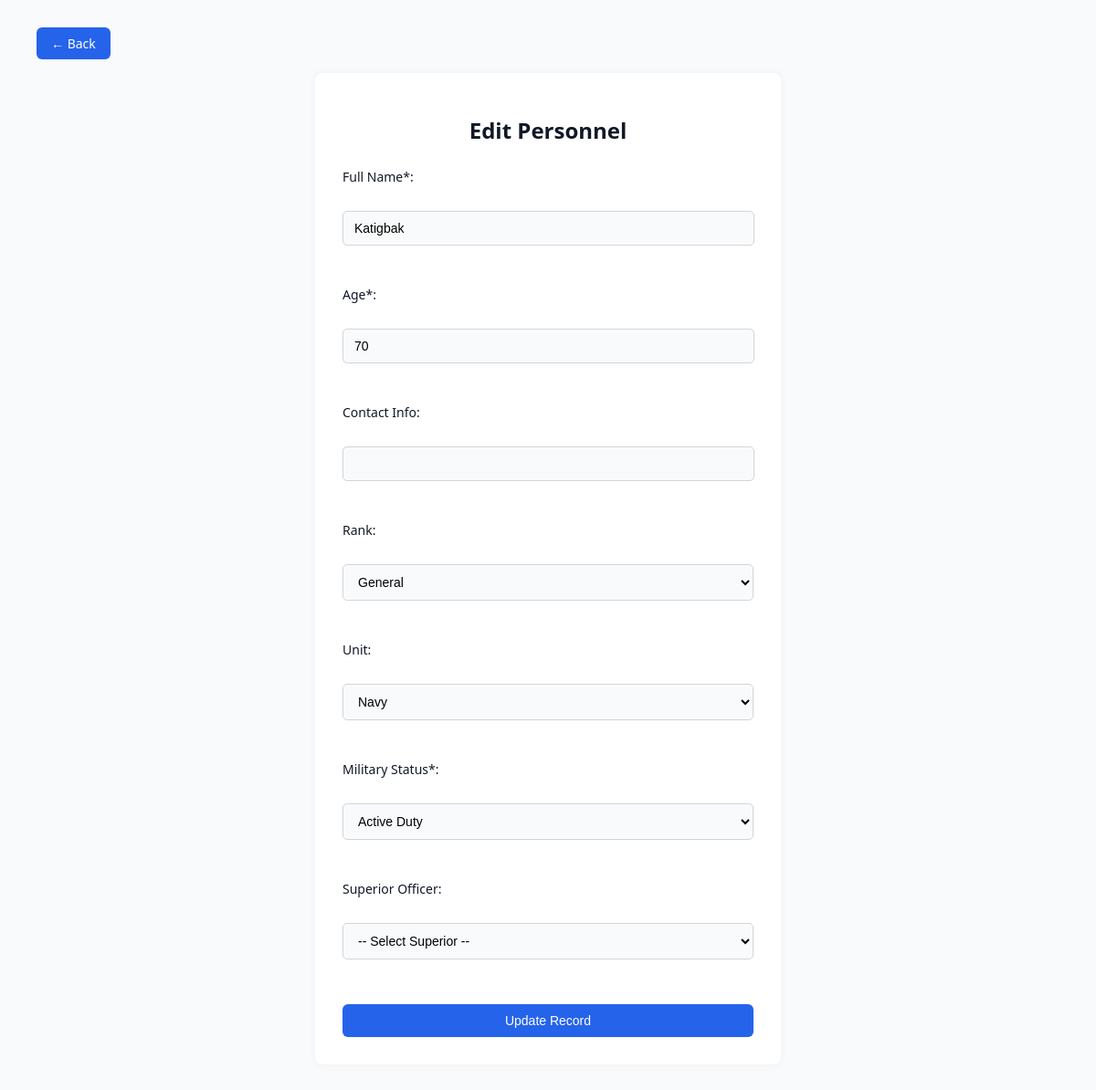
The app's page /people/edit.php?id=1 (signed in) with its own data.
### tables this page shows
CREATE TABLE `people` (
  `id` int(11) NOT NULL,
  `name` varchar(100) NOT NULL,
  `age` int(11) NOT NULL,
  `contact` varchar(100) DEFAULT NULL,
  `rank_id` int(11) DEFAULT NULL,
  `unit_id` int(11) DEFAULT NULL,
  `military_status` varchar(100) NOT NULL,
  `superior_id` int(11) DEFAULT NULL
);

CREATE TABLE `ranks` (
  `id` int(11) NOT NULL,
  `rank_name` varchar(100) NOT NULL
);

CREATE TABLE `units` (
  `id` int(11) NOT NULL,
  `unit_name` varchar(100) NOT NULL
);

CREATE TABLE `statuses` (
  `id` int(11) NOT NULL,
  `status_name` varchar(50) NOT NULL,
  `description` varchar(255) DEFAULT NULL
);

### people/edit.php (the view, shortened to what this page needs)
<?php
require '../config/db.php';
$id = $_GET['id'];
$stmt = $pdo->prepare("SELECT * FROM people WHERE id = ?");
$stmt->execute([$id]);
$person = $stmt->fetch();
$ranks = $pdo->query("SELECT * FROM ranks ORDER BY rank_name")->fetchAll();
$units = $pdo->query("SELECT * FROM units ORDER BY unit_name")->fetchAll();
$statuses = $pdo->query("SELECT * FROM statuses ORDER BY status_name")->fetchAll();
?>
<!DOCTYPE html>
<html>
<head>
    <link rel="stylesheet" href="../css/editBtn.css">
</head>
<body>
    <a href="index.php" class="back-button">← Back</a>
    <form method="post">
        <h1>Edit Personnel</h1>
        <label>Full Name*:</label><br>
        <input type="text" name="name" value="<?= htmlspecialchars($person['name']) ?>" required><br><br>
        <label>Age*:</label><br>
        <input type="number" name="age" value="<?= htmlspecialchars($person['age']) ?>" min="18" max="70" required><br><br>
        <label>Contact Info:</label><br>
        <input type="text" name="contact" value="<?= htmlspecialchars($person['contact'] ?? '') ?>"><br><br>
        <label>Rank:</label><br>
        <select name="rank_id">
            <?php foreach ($ranks as $rank): ?>
                <option value="<?= $rank['id'] ?>" <?= $rank['id'] == $person['rank_id'] ? 'selected' : '' ?>>
                    <?= htmlspecialchars($rank['rank_name']) ?>
                </option>
            <?php endforeach; ?>
        </select><br><br>
        <label>Unit:</label><br>
        <select name="unit_id">
            <?php foreach ($units as $unit): ?>
                <option value="<?= $unit['id'] ?>" <?= $unit['id'] == $person['unit_id'] ? 'selected' : '' ?>>
                    <?= htmlspecialchars($unit['unit_name']) ?>
                </option>
            <?php endforeach; ?>
        </select><br><br>
        <label>Military Status*:</label><br>
        <select name="military_status" required>
            <?php foreach ($statuses as $status): ?>
                <option value="<?= htmlspecialchars($status['status_name']) ?>" <?= $status['status_name'] == $person['military_status'] ? 'selected' : '' ?>>
                    <?= htmlspecialchars($status['status_name']) ?>
                </option>
            <?php endforeach; ?>
        </select><br><br>
        <label>Superior Officer:</label><br>
        <select name="superior_id">
            <option value="">-- Select Superior --</option>
        </select><br><br>
        <button type="submit">Update Record</button>
    </form>
</body>
</html>

### css/editBtn.css (style rules this page uses)
body { font-family: 'Segoe UI', sans-serif; margin: 80px; background-color: #f9fafb; color: #111827; display: flex; align-items: center; justify-content: center; min-height: 100vh; }
h1 { font-size: 24px; margin-bottom: 25px; text-align: center; }
a.back-button { position: absolute; top: 30px; left: 40px; background-color: #2563eb; color: #ffffff; padding: 8px 16px; font-size: 14px; border-radius: 6px; text-decoration: none; transition: background-color 0.3s ease; }
form { background-color: #ffffff; padding: 30px; border-radius: 8px; box-shadow: 0 0 10px rgba(0,0,0,0.05); max-width: 450px; width: 100%; }
form label { display: block; font-weight: 500; font-size: 14px; margin: 10px 0 6px; }
form input, form select { width: 425px; padding: 10px 12px; font-size: 14px; border: 1px solid #d1d5db; border-radius: 5px; background-color: #f9fafb; transition: border-color 0.3s ease; margin-bottom: 12px; }
form select { width: 450px; }
button[type="submit"] { background-color: #2563eb; color: #ffffff; padding: 10px 20px; font-size: 14px; border: none; border-radius: 6px; margin-top: 15px; cursor: pointer; transition: background-color 0.3s ease; width: 100%; }

### records on screen
people: name "Katigbak", age "70", rank_id "General", unit_id "Navy", military_status "Active Duty"
